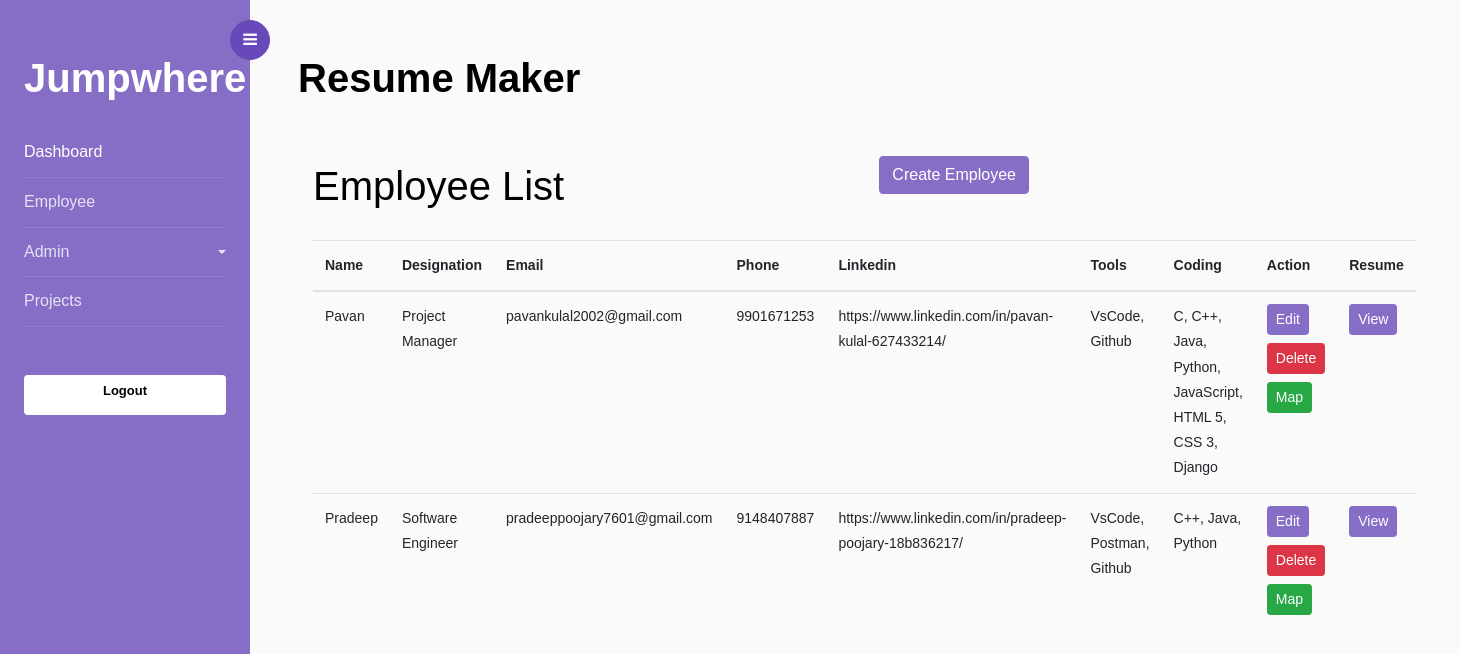
The app's page /employee-list, older data.
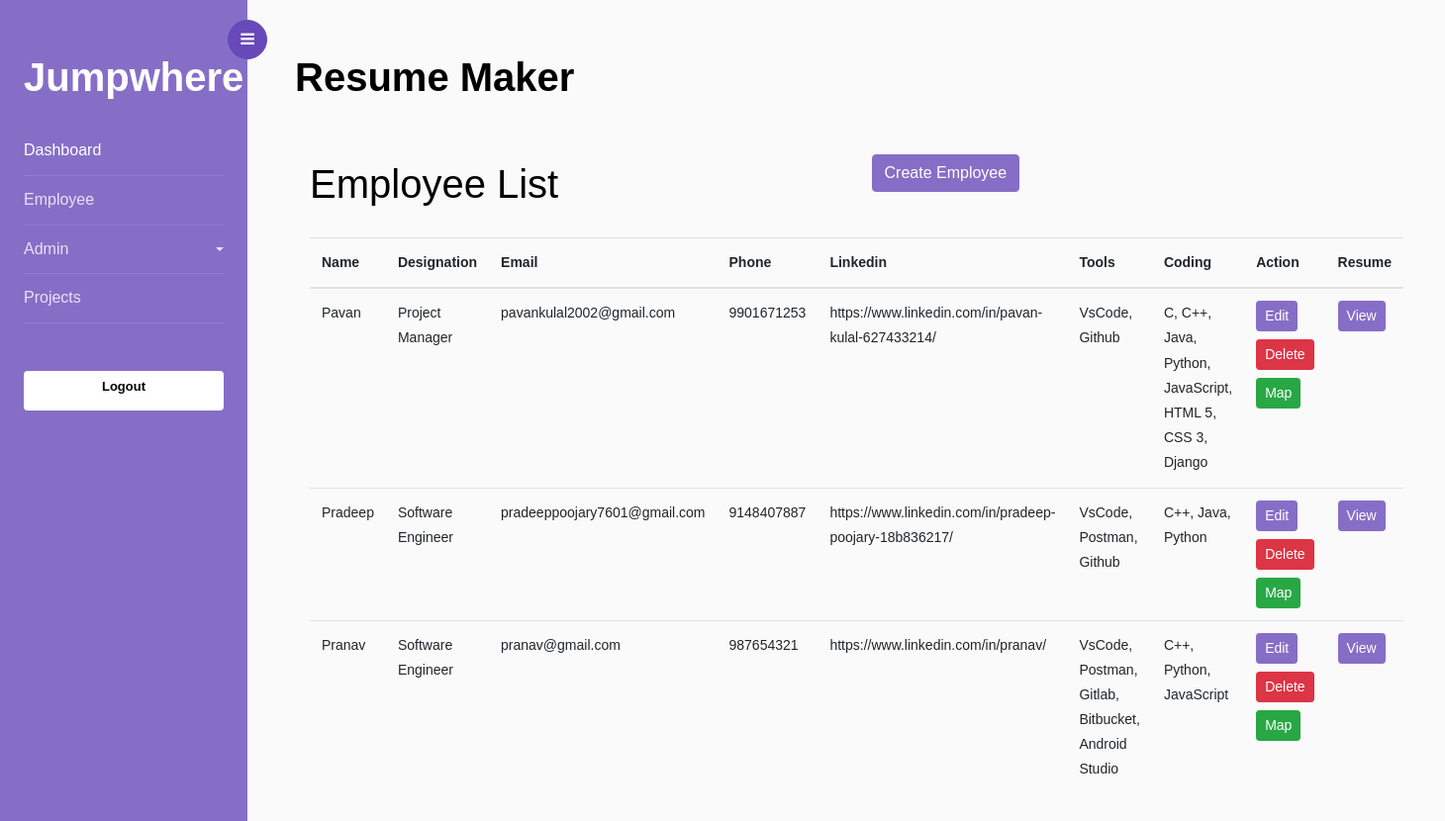
The same page, newer data.
### resume/models.py (models this page shows, shortened)
class Employee(models.Model):
    name = models.CharField(max_length=50)
    email = models.EmailField(max_length=255, blank=True)
    phone = models.CharField(max_length=20)
    linkedin = models.URLField(max_length=200)
    professional_summary = models.TextField()
    tools = models.ManyToManyField(Tool)
    coding_skills = models.ManyToManyField(CodingSkill)
    designation = models.ForeignKey(Designation, on_delete=models.CASCADE)
    is_current_employee = models.BooleanField(default=True)
    is_deleted = models.BooleanField(default=False)
    mapped_project = models.ManyToManyField(Projects)

class Designation(models.Model):
    name = models.CharField(max_length=50)
    def __str__(self):
        return self.name

class Tool(models.Model):
    name = models.CharField(max_length=100)
    flag = models.BooleanField(default=True)
    def __str__(self):
        return self.name

class CodingSkill(models.Model):
    name = models.CharField(max_length=255)
    flag = models.IntegerField(default=1)
    def __str__(self):
        return self.name

### resume/views.py (the view)
# urls.py: path('employee-list', views.employee_list, name='list'),
def employee_list(request):
    employees = Employee.objects.filter(is_deleted=False)
    return render(request, 'employee_list.html', {'employees': employees})

### templates/employee_list.html (shortened to what this page needs)
{% extends 'home.html' %}
{% block content %}
<div class="container">
  <div class="row mt-5">
    <div class="col">
      <h1>Employee List</h1>
    </div>
    <div class="col text-end">
      <a href="{% url 'create' %}" class="btn btn-primary">Create Employee</a>
    </div>
  </div>
  <table class="table mt-3">
    <thead>
      <tr>
        <th>Name</th>
        <th>Designation</th>
        <th>Email</th>
        <th>Phone</th>
        <th>Linkedin</th>
        <th>Tools</th>
        <th>Coding</th>
        <th>Action</th>
        <th>Resume</th>
      </tr>
    </thead>
    <tbody>
      {% for employee in employees %}
      <tr>
        <td>{{ employee.name }}</td>
        <td>{{ employee.designation }}</td>
        <td>{{ employee.email }}</td>
        <td>{{ employee.phone }}</td>
        <td>{{ employee.linkedin }}</td>
        <td>{{ employee.tools.all|join:', ' }}</td>
        <td>{{ employee.coding_skills.all|join:', ' }}</td>
        <td>
          <a href="{% url 'edit' employee.id %}" class="btn btn-sm btn-primary mb-2">Edit</a>
          <form method="POST" action="{% url 'delete' employee.id %}" class="d-inline">
            <button type="submit" class="btn btn-sm btn-danger mb-2">Delete</button>
          </form>
          <a href="{% url 'map_project' employee.id  %}" class="btn btn-sm btn-success ">Map</a>
        </td>
        <td>
          <a href="{% url 'view_resume' employee.id  %}" class="btn btn-sm btn-primary">View</a>
        </td>
      </tr>
      {% endfor %}
    </tbody>
      </table>
    </div>
    {% endblock %}

### templates/home.html (shortened to what this page needs)
{% load static %}
<!DOCTYPE html>
<html lang="en">
<head>
    <link rel="stylesheet" href="https://stackpath.bootstrapcdn.com/font-awesome/4.7.0/css/font-awesome.min.css">
    <link rel="stylesheet" href="{% static 'css/style.css' %}">
    <link rel="stylesheet" href="{% static 'css/dashboard.css' %}">
</head>
<body>
    <div class="wrapper d-flex align-items-stretch">
        <nav id="sidebar">
            <div class="custom-menu">
                <button type="button" id="sidebarCollapse" class="btn btn-primary">
                    <i class="fa fa-bars"></i>
                </button>
            </div>
            <div class="p-4 pt-5">
                <h1><a href="{% url 'dashboard' %}" class="logo">Jumpwhere</a></h1>
                <ul class="list-unstyled components mb-5">
                    <li class="active">
                        <a href="{% url 'dashboard' %}" >Dashboard</a>
                    </li>
                    <li>
                        <a href="{% url 'list' %}">Employee</a>
                    </li>
                    <li>
                        <a href="#pageSubmenu" data-toggle="collapse" aria-expanded="false"
                            class="dropdown-toggle">Admin</a>
                    </li>
                    <li>
                        <a href="{% url 'project_list' %}">Projects</a>
                    </li>
                </ul>
                <div class="mb-5">
                    <div action="#" class="colorlib-subscribe-form">
                        <div class="form-group d-flex">
                            <a class="form-control"
                                style="font-weight:bolder; color:black;text-align:center;font-weight:bolder;"
                                href="{% url 'logout' %}">Logout</a>
                        </div>
                    </div>
                </div>
            </div>
        </nav>
        <div id="content" class="p-4 p-md-5 pt-5">
            <h1 class="mb-4" style="font-weight:bolder;">Resume Maker</h1>
            {% block content %}
            {% endblock %}
        </div>
</body>
</html>

Row changes from the older to the newer data that the page shows:
added Employee: name "Pranav", designation "Software Engineer", email "pranav@gmail.com", phone "987654321", linkedin "https://www.linkedin.com/in/pranav/", tools.all "VsCode, Postman, Gitlab, Bitbucket, Android Studio", coding_skills.all "C++, Python, JavaScript"
